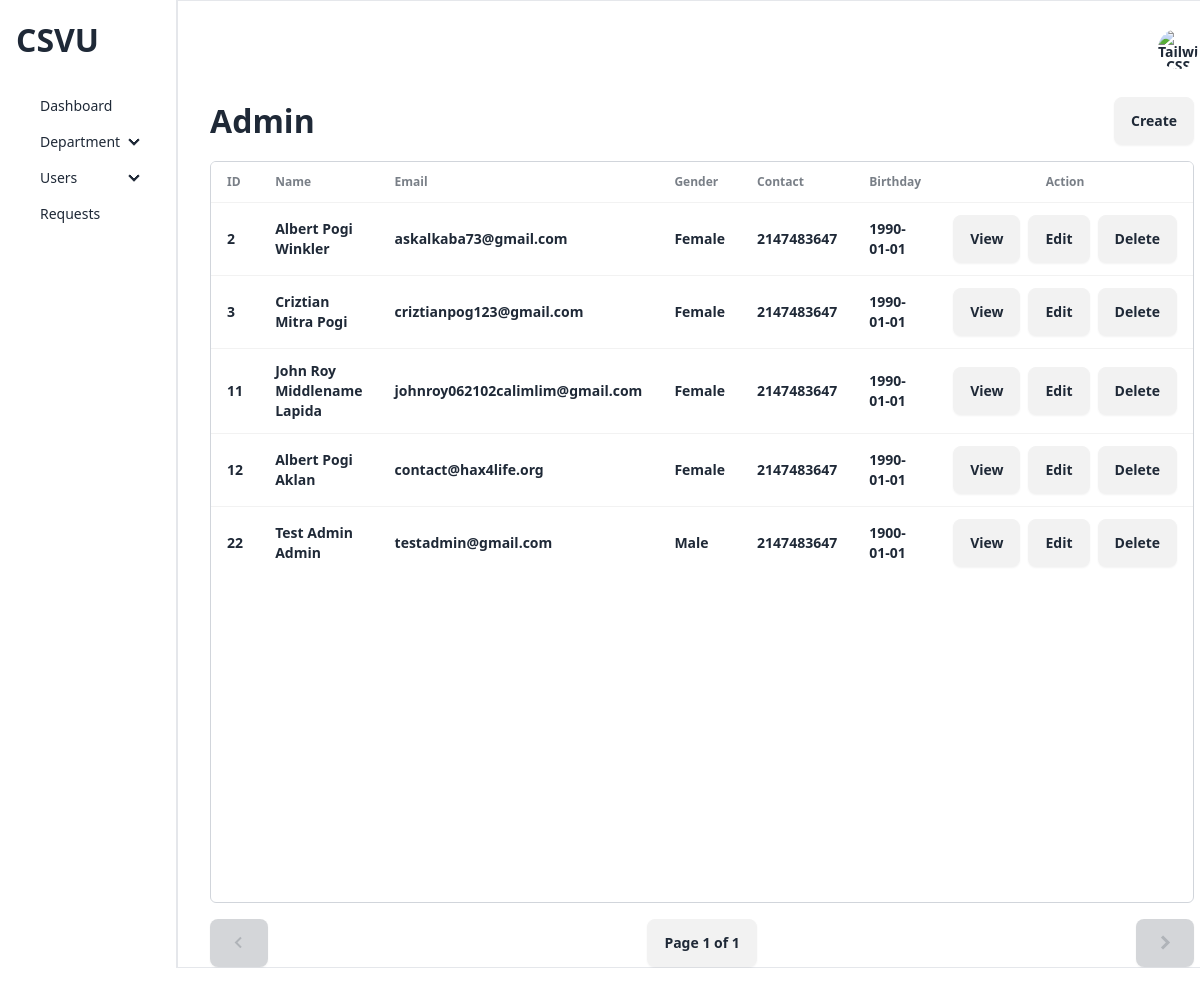
/admin/views/manage-admin.php (signed in), run on the app's committed database.
### tables this page shows
CREATE TABLE `ap_userdetails` (
  `id` int(12) NOT NULL,
  `firstName` varchar(255) NOT NULL,
  `middleName` varchar(255) NOT NULL,
  `lastName` varchar(255) NOT NULL,
  `email` varchar(255) NOT NULL,
  `password` varchar(255) NOT NULL,
  `gender` varchar(255) NOT NULL,
  `contact` int(11) NOT NULL,
  `birthday` date DEFAULT NULL,
  `year_level` varchar(255) DEFAULT NULL,
  `roles` varchar(255) NOT NULL,
  `sid` varchar(255) DEFAULT NULL
);

### admin/views/manage-admin.php (the view, shortened to what this page needs)
<?php
require("../../configuration/config.php");
require_once("../../components/header.php");
$limit = 10;
$page = isset($_GET['page']) ? $_GET['page'] : 1;
$start = ($page - 1) * $limit;
$result1 = $dbCon->query("SELECT count(*) AS id FROM ap_userdetails WHERE roles = 'admin'");
$adminCount = $result1->fetch_all(MYSQLI_ASSOC);
$total = $adminCount[0]['id'];
$pages = ceil($total / $limit);
$adminsQuery = "SELECT * FROM ap_userdetails WHERE roles = 'admin' LIMIT $start, $limit";
?>
<main class="h-[95%] overflow-x-hidden flex">
    <?php require_once("../layout/sidebar.php")  ?>
    <section class="border w-full px-4">
        <?php require_once("../layout/topbar.php") ?>
        <div class="px-4 flex justify-between flex-col gap-4">
            <div class="flex justify-between items-center">
                <div class="flex justify-between items-center">
                    <h1 class="text-[32px] font-bold">Admin</h1>
                </div>
                <a href="./create/admin.php" class="btn">Create</a>
            </div>
            <div class="overflow-x-hidden border border-gray-300 rounded-md" style="height: calc(100vh - 250px)">
                <table class="table table-md table-pin-rows table-pin-cols ">
                    <thead>
                        <tr>
                            <td>ID</td>
                            <td>Name</td>
                            <td>Email</td>
                            <td>Gender</td>
                            <td>Contact</td>
                            <td>Birthday</td>
                            <td class="text-center">Action</td>
                        </tr>
                    </thead>
                    <tbody>
                        <?php $adminsResult = $dbCon->query($adminsQuery); ?>
                        <?php while ($admin = $adminsResult->fetch_assoc()) { ?>
                            <tr>
                                <th><?= $admin['id'] ?></th>
                                <th><?= $admin['firstName'] ?> <?= $admin['middleName'] ?> <?= $admin['lastName'] ?></th>
                                <th><?= $admin['email'] ?></th>
                                <th><?= ucfirst($admin['gender']) ?></th>
                                <th><?= $admin['contact'] ?></th>
                                <th><?= $admin['birthday'] ?></th>
                                <td>
                                    <div class="flex gap-2">
                                        <label for="view-admin-<?= $admin['id'] ?>" class="btn btn-small">View</label>
                                        <label for="edit-admin-<?= $admin['id'] ?>" class="btn btn-small">Edit</label>
                                        <label for="delete-admin-<?= $admin['id'] ?>" class="btn btn-small">Delete</label>
                                    </div>
                                </td>
                            </tr>
                        <?php } ?>
                    </tbody>
                </table>
            </div>
            <div class="flex justify-between items-center">
                <a class="btn text-[24px]" href="<?= $_SERVER['PHP_SELF'] ?>?page=<?= $page - 1 ?>" <?php if ($page - 1 <= 0) { ?> disabled <?php } ?>>
                    <i class='bx bx-chevron-left'></i>
                </a>
                <button class="btn" type="button">Page <?= $page ?> of <?= $pages ?></button>
                <a class="btn text-[24px]" href="<?= $_SERVER['PHP_SELF'] ?>?page=<?= $page + 1 ?>" <?php if ($page + 1 >= $pages) { ?> disabled <?php } ?>>
                    <i class='bx bxs-chevron-right'></i>
                </a>
            </div>
        </div>
    </section>
</main>

### data on the page
ap_userdetails: id "2", firstName "Albert", middleName "Pogi", lastName "Winkler", email "askalkaba73@gmail.com", gender "Female", contact "2147483647", birthday "1990-01-01"
ap_userdetails: id "3", firstName "Criztian", middleName "Mitra", lastName "Pogi", email "criztianpog123@gmail.com", gender "Female", contact "2147483647", birthday "1990-01-01"
ap_userdetails: id "11", firstName "John Roy", middleName "Middlename", lastName "Lapida", email "johnroy062102calimlim@gmail.com", gender "Female", contact "2147483647", birthday "1990-01-01"
ap_userdetails: id "12", firstName "Albert", middleName "Pogi", lastName "Aklan", email "contact@hax4life.org", gender "Female", contact "2147483647", birthday "1990-01-01"
ap_userdetails: id "22", firstName "Test", middleName "Admin", lastName "Admin", email "testadmin@gmail.com", gender "Male", contact "2147483647", birthday "1900-01-01"

### other printed values
$page "1"
$pages "1"
